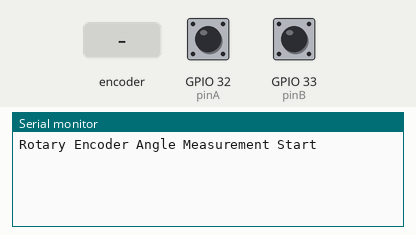
Simulated run of this sketch. Board: ESP32. Shown: the last lines printed to the serial monitor. The test bench sets the inputs (shaded band); at power-on: GPIO 32 (pinA) HIGH, GPIO 33 (pinB) HIGH.

Above: at 1.2 s.
1.3 s: rotary encoder on GPIO 32 (pinA) / GPIO 33 (pinB) turned 1 step (first pin leading)
At 2.4 s:
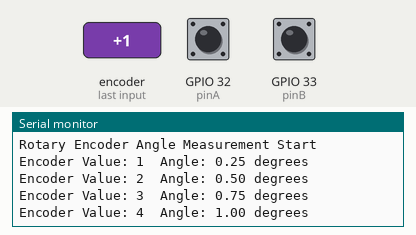
3.0 s: rotary encoder on GPIO 32 (pinA) / GPIO 33 (pinB) turned 1 step (first pin leading)
At 3.6 s:
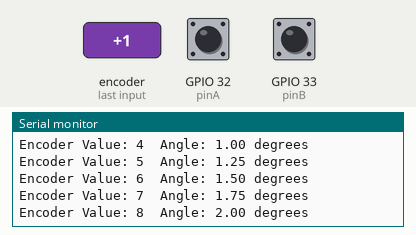

The sketch:

encoder_angle.ino
```cpp
// ロータリエンコーダの角度計算プログラム
const int pinA = 32;  // A相のピン
const int pinB = 33;  // B相のピン

// エンコーダの状態管理用変数
volatile int lastEncoded = 0;
volatile long encoderValue = 0;
volatile long lastEncoderValue = 0;

// エンコーダ1回転あたりのパルス数（エンコーダの仕様に合わせて変更）
const int PULSES_PER_REV = 360;

void setup() {
  Serial.begin(115200);

  // エンコーダピンを入力として設定（プルアップ有効）
  pinMode(pinA, INPUT_PULLUP);
  pinMode(pinB, INPUT_PULLUP);

  // 初期状態を読み取り
  lastEncoded = (digitalRead(pinA) << 1) | digitalRead(pinB);

  Serial.println("Rotary Encoder Angle Measurement Start");
}

void loop() {
  // 現在のA相とB相の状態を読み取り
  int MSB = digitalRead(pinA);
  int LSB = digitalRead(pinB);

  // 現在の状態を2ビットの数値にエンコード
  int encoded = (MSB << 1) | LSB;

  // 前回の状態と現在の状態から回転を判定
  int sum = (lastEncoded << 2) | encoded;

  // 回転方向に応じてカウンタを更新
  switch(sum) {
    case 0b1101:
    case 0b0100:
    case 0b0010:
    case 0b1011:
      encoderValue++;
      break;
    case 0b1110:
    case 0b0111:
    case 0b0001:
    case 0b1000:
      encoderValue--;
      break;
  }

  lastEncoded = encoded;

  // 値が変化した場合のみ角度を計算して表示
  if(encoderValue != lastEncoderValue) {
    // 角度を計算（エンコーダ値から360度への変換）
    float angle = (float)encoderValue * 360.0 / (PULSES_PER_REV * 4);

    Serial.print("Encoder Value: ");
    Serial.print(encoderValue);
    Serial.print("  Angle: ");
    Serial.print(angle);
    Serial.println(" degrees");

    lastEncoderValue = encoderValue;
  }

  // チャタリング防止のための短い遅延
  delay(1);
}
```

Measured:
- after the input at 1.3 s, the serial monitor: prints a new line at once (image 1)
- after the input at 3.0 s, the serial monitor: prints a new line at once (image 2)
